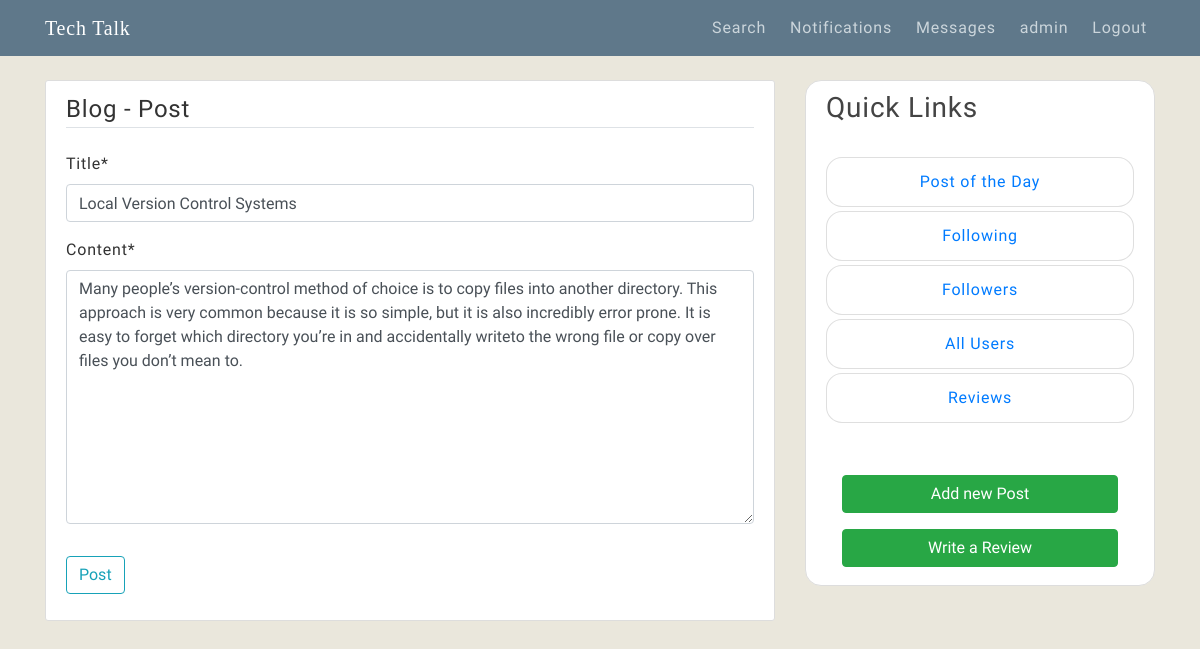
The page /post/32/update/ (signed in) on the database its author committed.
### blog/models.py (models this page shows, shortened)
class Post(models.Model):
    title = models.CharField(max_length=100)
    content = models.TextField()
    date_posted = models.DateTimeField(default=timezone.now)
    author = models.ForeignKey(User,verbose_name='Writer',on_delete=models.CASCADE)
    count = models.IntegerField("Views on Post",default=1)
    viewersIDs = models.CharField(max_length=10000,blank=True)
    uniqueCount = models.IntegerField("Unique Count",default=1)
    checked = models.BooleanField("Mark if Passes Community Guidelines", default=False)
    Likes = models.CharField(max_length=10000,blank=True)
    Hates = models.CharField(max_length=10000,blank=True)

### blog/views.py (the view, shortened to what this page needs)
# urls.py: path('post/<int:pk>/update/', PostUpdateView.as_view(), name='post-update'),
class PostUpdateView(LoginRequiredMixin,UserPassesTestMixin,UpdateView):
    model = Post
    fields = ['title','content']
    def test_func(self):
        post = self.get_object()
        if self.request.user == post.author:
            return True
        return False

### blog/templates/blog/post_form.html (shortened to what this page needs)
{% extends 'blog/base.html' %}
{%load crispy_forms_tags%}
{% block content %}
    <div class="content-section">
        <form method="POST">
            <fieldset class='form-group'>
                <legend class="border-bottom mb-4">Blog - Post</legend>
                {{ form|crispy }}
            </fieldset>
            <div class="form-group">
                <button class="btn btn-outline-info" type="submit">Post</button>
            </div>
        </form>
    </div>
{% endblock content %}

### blog/templates/blog/base.html (shortened to what this page needs)
{% load static %}
<!DOCTYPE html>
<html>
<head>
    <link rel="stylesheet" href="https://stackpath.bootstrapcdn.com/bootstrap/4.3.1/css/bootstrap.min.css">
    <link rel="stylesheet" type="text/css" href="{% static 'blog/main.css' %}">
</head>
<body>
    <header class="site-header">
            <nav class="navbar navbar-expand-md navbar-dark bg-steel fixed-top">
                <div class="container">
                <a class="navbar-brand mr-4" href="{% url 'blog-home' %}" id='nameWeb'>Tech Talk</a>
                <div class="collapse navbar-collapse" id="navbarToggle">
                    <div class="navbar-nav">
                      {%if user.is_authenticated%}
                      <a class="nav-item nav-link ml-2" href="{% url 'search' %}">Search</a>
                      {%if notice%}
                        <a class="nav-item nav-link ml-2" href="{% url 'my-notice' %}">Notifications <sup class="dot"></sup></a>
                      {%else%}
                      <a class="nav-item nav-link ml-2" href="{% url 'my-notice' %}">Notifications</a>
                      {%endif%}
                      {%if flag %}
                        <a class="nav-item nav-link ml-2" href="{% url 'message-summary' %}">Messages <sup class="dot"></sup></a>
                      {%else%}
                        <a class="nav-item nav-link ml-2" href="{% url 'message-summary' %}">Messages</a>
                      {%endif%}
                      {%if request.user.profile.enrollment == '111X111'%}
                        <a class="nav-item nav-link ml-2" href="{% url 'profile' %}">{{request.user}} <sup class="dot"></sup></a>
                      {%else%}
                        <a class="nav-item nav-link ml-2" href="{% url 'profile' %}">{{request.user}}</a>
                      {%endif%}
                      <a class="nav-item nav-link ml-2" href="{% url 'logout' %}">Logout</a>
                      {%else%}
                        <a class="nav-item nav-link" href="{% url 'login' %}">Login</a>
                        <a class="nav-item nav-link" href="{% url 'register' %}">Register</a>
                      {%endif%}
                    </div>
                </div>
                </div>
            </nav>
     </header>
     <main role="main" class="container">
            <div class="row">
              <div class="col-md-8">
                {% block content %}{% endblock %}
              </div>
                <div class="col-md-4">
                  <div class="content-section card sticky-top" id="customizeBorder">
                    <h3>Quick Links</h3>
                    <br>
                    <ul class="list-group">
                        <a href="{% url 'blog-trend' %}" style="text-decoration: none;" class="mb-1"><li class="list-group-item list-group-item font-weight-light text-center" id="customizeBorder2"><strong>Post of the Day</strong></li></a>
                        <a href="{% url 'my-friend' %}" style="text-decoration: none;" class="mb-1"><li class="list-group-item list-group-item font-weight-light text-center" id="customizeBorder2"><strong>Following</strong></li></a>
                        <a href="{% url 'my-followers' %}" style="text-decoration: none;" class="mb-1"><li class="list-group-item list-group-item font-weight-light text-center" id="customizeBorder2"><strong>Followers</strong></li></a>
                        <a href="{% url 'blog-about' %}" style="text-decoration: none;" class="mb-1"><li class="list-group-item list-group-item font-weight-light text-center" id="customizeBorder2"><strong>All Users</strong></li></a>
                        <a href="{% url 'reviews' %}" style="text-decoration: none;" class="mb-1"><li class="list-group-item list-group-item font-weight-light text-center" id="customizeBorder2"><strong>Reviews</strong></li></a>
                      </ul>
                    <br>
                    {%if user.is_authenticated%}
                    <div class="text-right">
                      <a class="nav-item nav-link" href="{% url 'post-create' %}"><button class="btn btn-success btn-block">Add new Post</button></a>
                      <a class="nav-item nav-link" href="{% url 'add-reviews' %}"><button class="btn btn-success btn-block">Write a Review</button></a>
                    </div>
                    {%endif%}
                  </div>
                </div>
            </div>
     </main>
</body>
</html>

### blog/static/blog/main.css (style rules this page uses)
body { background: #fafafa; color: #333333; margin-top: 5rem; }
h1, h2, h3, h4, h5, h6 { color: #444444; }
ul { margin: 0; }
.bg-steel { background-color: #5f788a; }
.site-header .navbar-nav .nav-link { color: #cbd5db; }
.content-section { background: #ffffff; padding: 10px 20px; border: 1px solid #dddddd; border-radius: 3px; margin-bottom: 20px; }

### blog/templates/blog/base.html (style rules this page uses)
body { font-family: 'Poiret One', cursive; font-family: 'Nanum Myeongjo', serif; letter-spacing: 0.05em; background-color: #EAE7DC; }
#customizeBorder { border-radius: 1em; }
#customizeBorder2 { border-radius: 1em; }
#nameWeb { font-family: 'Cinzel', serif; }

### rows shown on the page
Post: title "Local Version Control Systems", content "Many people’s version-control method of choice is to copy files into another directory. This approach is very common because it is so simple, but it is also incredibly error prone. It is easy to forget which directory you’re in and accidentally writeto the wrong file or copy over files you don’t mean to."

### other values the page prints
{{ request.user }} "admin"
